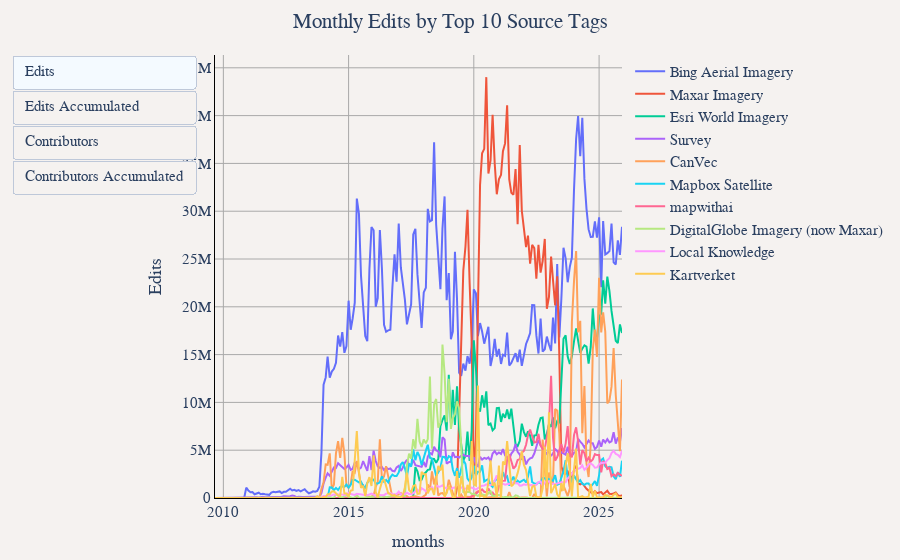

The notebook cell this image was saved under:
### Markdown cell above
## Monthly Top 10 Sources: Edits, Accumulated Edits, Contributors and Accumulated Contributors

### Code cell
# Get top 10 sources by total edits
df = duckdb.sql("""
WITH source_expanded AS (
    SELECT 
        year,
        month,
        user_name,
        edit_count,
        unnest(source) as source_tag
    FROM '../changeset_data/year=*/month=*/*.parquet'
    WHERE source IS NOT NULL
),
top_sources AS (
    SELECT source_tag
    FROM (
        SELECT
            source_tag,
            SUM(edit_count) as total_edits
        FROM source_expanded
        GROUP BY source_tag
        ORDER BY total_edits DESC
        LIMIT 10
    )
),
monthly_source_data AS (
    SELECT 
        se.year,
        se.month,
        CONCAT(se.year, '-', LPAD(CAST(se.month as VARCHAR), 2, '0')) as months,
        se.source_tag,
        COUNT(DISTINCT se.user_name) as "Contributors",
        SUM(se.edit_count) as "Edits"
    FROM source_expanded se
    WHERE se.source_tag IN (SELECT source_tag FROM top_sources)
    GROUP BY se.year, se.month, se.source_tag
)
SELECT 
    months,
    source_tag,
    "Contributors",
    "Edits",
    SUM("Contributors") OVER (PARTITION BY source_tag ORDER BY year, month) as "Contributors Accumulated",
    SUM("Edits") OVER (PARTITION BY source_tag ORDER BY year, month) as "Edits Accumulated"
FROM monthly_source_data
ORDER BY year, month, source_tag
""").df()

util.show_figure(
    [
        util.FigureConfig(
            title="Monthly Edits by Top 10 Source Tags",
            label="Edits",
            x_col="months",
            y_col="Edits",
            group_col="source_tag",
            query_or_df=df,
        ),
        util.FigureConfig(
            title="Accumulated Edits by Top 10 Source Tags",
            label="Edits Accumulated",
            x_col="months",
            y_col="Edits Accumulated",
            group_col="source_tag",
            query_or_df=df,
        ),
        util.FigureConfig(
            title="Monthly Contributors by Top 10 Source Tags",
            label="Contributors",
            x_col="months",
            y_col="Contributors",
            group_col="source_tag",
            query_or_df=df,
        ),
        util.FigureConfig(
            title="Accumulated Contributors by Top 10 Source Tags",
            label="Contributors Accumulated",
            x_col="months",
            y_col="Contributors Accumulated",
            group_col="source_tag",
            query_or_df=df,
        ),
    ]
)

### Figure 1 — Plotly figure (JSON) as saved in the notebook; plotly's stock layout.template omitted (floating-point values rounded to 4 significant figures; data arrays with more than 128 entries replaced by an {"elided": "..."} marker saying what was removed)
{"data": [{"hovertemplate": "Bing Aerial Imagery<br>%{x}<br>%{y:,} Edits<extra></extra>", "name": "Bing Aerial Imagery", "type": "scatter", "visible": true, "x": {"elided": "196 str values"}, "y": {"elided": "196 float values"}}, {"hovertemplate": "Maxar Imagery<br>%{x}<br>%{y:,} Edits<extra></extra>", "name": "Maxar Imagery", "type": "scatter", "visible": true, "x": {"elided": "196 str values"}, "y": {"elided": "196 float values"}}, {"hovertemplate": "Esri World Imagery<br>%{x}<br>%{y:,} Edits<extra></extra>", "name": "Esri World Imagery", "type": "scatter", "visible": true, "x": {"elided": "196 str values"}, "y": {"elided": "196 float values"}}, {"hovertemplate": "Survey<br>%{x}<br>%{y:,} Edits<extra></extra>", "name": "Survey", "type": "scatter", "visible": true, "x": {"elided": "196 str values"}, "y": {"elided": "196 float values"}}, {"hovertemplate": "CanVec<br>%{x}<br>%{y:,} Edits<extra></extra>", "name": "CanVec", "type": "scatter", "visible": true, "x": {"elided": "196 str values"}, "y": {"elided": "196 float values"}}, {"hovertemplate": "Mapbox Satellite<br>%{x}<br>%{y:,} Edits<extra></extra>", "name": "Mapbox Satellite", "type": "scatter", "visible": true, "x": {"elided": "196 str values"}, "y": {"elided": "196 float values"}}, {"hovertemplate": "mapwithai<br>%{x}<br>%{y:,} Edits<extra></extra>", "name": "mapwithai", "type": "scatter", "visible": true, "x": {"elided": "196 str values"}, "y": {"elided": "196 float values"}}, {"hovertemplate": "DigitalGlobe Imagery (now Maxar)<br>%{x}<br>%{y:,} Edits<extra></extra>", "name": "DigitalGlobe Imagery (now Maxar)", "type": "scatter", "visible": true, "x": {"elided": "196 str values"}, "y": {"elided": "196 float values"}}, {"hovertemplate": "Local Knowledge<br>%{x}<br>%{y:,} Edits<extra></extra>", "name": "Local Knowledge", "type": "scatter", "visible": true, "x": {"elided": "196 str values"}, "y": {"elided": "196 float values"}}, {"hovertemplate": "Kartverket<br>%{x}<br>%{y:,} Edits<extra></extra>", "name": "Kartverket", "type": "scatter", "visible": true, "x": {"elided": "196 str values"}, "y": {"elided": "196 float values"}}, {"hovertemplate": "Bing Aerial Imagery<br>%{x}<br>%{y:,} Edits Accumulated<extra></extra>", "name": "Bing Aerial Imagery", "type": "scatter", "visible": false, "x": {"elided": "196 str values"}, "y": {"elided": "196 float values"}}, {"hovertemplate": "Maxar Imagery<br>%{x}<br>%{y:,} Edits Accumulated<extra></extra>", "name": "Maxar Imagery", "type": "scatter", "visible": false, "x": {"elided": "196 str values"}, "y": {"elided": "196 float values"}}, {"hovertemplate": "Esri World Imagery<br>%{x}<br>%{y:,} Edits Accumulated<extra></extra>", "name": "Esri World Imagery", "type": "scatter", "visible": false, "x": {"elided": "196 str values"}, "y": {"elided": "196 float values"}}, {"hovertemplate": "Survey<br>%{x}<br>%{y:,} Edits Accumulated<extra></extra>", "name": "Survey", "type": "scatter", "visible": false, "x": {"elided": "196 str values"}, "y": {"elided": "196 float values"}}, {"hovertemplate": "CanVec<br>%{x}<br>%{y:,} Edits Accumulated<extra></extra>", "name": "CanVec", "type": "scatter", "visible": false, "x": {"elided": "196 str values"}, "y": {"elided": "196 float values"}}, {"hovertemplate": "Mapbox Satellite<br>%{x}<br>%{y:,} Edits Accumulated<extra></extra>", "name": "Mapbox Satellite", "type": "scatter", "visible": false, "x": {"elided": "196 str values"}, "y": {"elided": "196 float values"}}, {"hovertemplate": "mapwithai<br>%{x}<br>%{y:,} Edits Accumulated<extra></extra>", "name": "mapwithai", "type": "scatter", "visible": false, "x": {"elided": "196 str values"}, "y": {"elided": "196 float values"}}, {"hovertemplate": "DigitalGlobe Imagery (now Maxar)<br>%{x}<br>%{y:,} Edits Accumulated<extra></extra>", "name": "DigitalGlobe Imagery (now Maxar)", "type": "scatter", "visible": false, "x": {"elided": "196 str values"}, "y": {"elided": "196 float values"}}, {"hovertemplate": "Local Knowledge<br>%{x}<br>%{y:,} Edits Accumulated<extra></extra>", "name": "Local Knowledge", "type": "scatter", "visible": false, "x": {"elided": "196 str values"}, "y": {"elided": "196 float values"}}, {"hovertemplate": "Kartverket<br>%{x}<br>%{y:,} Edits Accumulated<extra></extra>", "name": "Kartverket", "type": "scatter", "visible": false, "x": {"elided": "196 str values"}, "y": {"elided": "196 float values"}}, {"hovertemplate": "Bing Aerial Imagery<br>%{x}<br>%{y:,} Contributors<extra></extra>", "name": "Bing Aerial Imagery", "type": "scatter", "visible": false, "x": {"elided": "196 str values"}, "y": {"elided": "196 int values"}}, {"hovertemplate": "Maxar Imagery<br>%{x}<br>%{y:,} Contributors<extra></extra>", "name": "Maxar Imagery", "type": "scatter", "visible": false, "x": {"elided": "196 str values"}, "y": {"elided": "196 int values"}}, {"hovertemplate": "Esri World Imagery<br>%{x}<br>%{y:,} Contributors<extra></extra>", "name": "Esri World Imagery", "type": "scatter", "visible": false, "x": {"elided": "196 str values"}, "y": {"elided": "196 int values"}}, {"hovertemplate": "Survey<br>%{x}<br>%{y:,} Contributors<extra></extra>", "name": "Survey", "type": "scatter", "visible": false, "x": {"elided": "196 str values"}, "y": {"elided": "196 int values"}}, {"hovertemplate": "CanVec<br>%{x}<br>%{y:,} Contributors<extra></extra>", "name": "CanVec", "type": "scatter", "visible": false, "x": {"elided": "196 str values"}, "y": {"elided": "196 int values"}}, {"hovertemplate": "Mapbox Satellite<br>%{x}<br>%{y:,} Contributors<extra></extra>", "name": "Mapbox Satellite", "type": "scatter", "visible": false, "x": {"elided": "196 str values"}, "y": {"elided": "196 int values"}}, {"hovertemplate": "mapwithai<br>%{x}<br>%{y:,} Contributors<extra></extra>", "name": "mapwithai", "type": "scatter", "visible": false, "x": {"elided": "196 str values"}, "y": {"elided": "196 int values"}}, {"hovertemplate": "DigitalGlobe Imagery (now Maxar)<br>%{x}<br>%{y:,} Contributors<extra></extra>", "name": "DigitalGlobe Imagery (now Maxar)", "type": "scatter", "visible": false, "x": {"elided": "196 str values"}, "y": {"elided": "196 int values"}}, {"hovertemplate": "Local Knowledge<br>%{x}<br>%{y:,} Contributors<extra></extra>", "name": "Local Knowledge", "type": "scatter", "visible": false, "x": {"elided": "196 str values"}, "y": {"elided": "196 int values"}}, {"hovertemplate": "Kartverket<br>%{x}<br>%{y:,} Contributors<extra></extra>", "name": "Kartverket", "type": "scatter", "visible": false, "x": {"elided": "196 str values"}, "y": {"elided": "196 int values"}}, {"hovertemplate": "Bing Aerial Imagery<br>%{x}<br>%{y:,} Contributors Accumulated<extra></extra>", "name": "Bing Aerial Imagery", "type": "scatter", "visible": false, "x": {"elided": "196 str values"}, "y": {"elided": "196 float values"}}, {"hovertemplate": "Maxar Imagery<br>%{x}<br>%{y:,} Contributors Accumulated<extra></extra>", "name": "Maxar Imagery", "type": "scatter", "visible": false, "x": {"elided": "196 str values"}, "y": {"elided": "196 float values"}}, {"hovertemplate": "Esri World Imagery<br>%{x}<br>%{y:,} Contributors Accumulated<extra></extra>", "name": "Esri World Imagery", "type": "scatter", "visible": false, "x": {"elided": "196 str values"}, "y": {"elided": "196 float values"}}, {"hovertemplate": "Survey<br>%{x}<br>%{y:,} Contributors Accumulated<extra></extra>", "name": "Survey", "type": "scatter", "visible": false, "x": {"elided": "196 str values"}, "y": {"elided": "196 float values"}}, {"hovertemplate": "CanVec<br>%{x}<br>%{y:,} Contributors Accumulated<extra></extra>", "name": "CanVec", "type": "scatter", "visible": false, "x": {"elided": "196 str values"}, "y": {"elided": "196 float values"}}, {"hovertemplate": "Mapbox Satellite<br>%{x}<br>%{y:,} Contributors Accumulated<extra></extra>", "name": "Mapbox Satellite", "type": "scatter", "visible": false, "x": {"elided": "196 str values"}, "y": {"elided": "196 float values"}}, {"hovertemplate": "mapwithai<br>%{x}<br>%{y:,} Contributors Accumulated<extra></extra>", "name": "mapwithai", "type": "scatter", "visible": false, "x": {"elided": "196 str values"}, "y": {"elided": "196 float values"}}, {"hovertemplate": "DigitalGlobe Imagery (now Maxar)<br>%{x}<br>%{y:,} Contributors Accumulated<extra></extra>", "name": "DigitalGlobe Imagery (now Maxar)", "type": "scatter", "visible": false, "x": {"elided": "196 str values"}, "y": {"elided": "196 float values"}}, {"hovertemplate": "Local Knowledge<br>%{x}<br>%{y:,} Contributors Accumulated<extra></extra>", "name": "Local Knowledge", "type": "scatter", "visible": false, "x": {"elided": "196 str values"}, "y": {"elided": "196 float values"}}, {"hovertemplate": "Kartverket<br>%{x}<br>%{y:,} Contributors Accumulated<extra></extra>", "name": "Kartverket", "type": "scatter", "visible": false, "x": {"elided": "196 str values"}, "y": {"elided": "196 float values"}}], "layout": {"barmode": "stack", "font": {"family": "Times", "size": 15}, "margin": {"b": 55, "l": 55, "r": 55, "t": 55}, "paper_bgcolor": "#f5f2f0", "plot_bgcolor": "#f5f2f0", "title": {"text": "Monthly Edits by Top 10 Source Tags", "x": 0.5}, "updatemenus": [{"buttons": [{"args": [{"visible": [true, true, true, true, true, true, true, true, true, true, false, false, false, false, false, false, false, false, false, false, false, false, false, false, false, false, false, false, false, false, false, false, false, false, false, false, false, false, false, false]}, {"title.text": "Monthly Edits by Top 10 Source Tags", "xaxis.title.text": "months", "yaxis.title.text": "Edits"}], "label": "Edits", "method": "update"}, {"args": [{"visible": [false, false, false, false, false, false, false, false, false, false, true, true, true, true, true, true, true, true, true, true, false, false, false, false, false, false, false, false, false, false, false, false, false, false, false, false, false, false, false, false]}, {"title.text": "Accumulated Edits by Top 10 Source Tags", "xaxis.title.text": "months", "yaxis.title.text": "Edits Accumulated"}], "label": "Edits Accumulated", "method": "update"}, {"args": [{"visible": [false, false, false, false, false, false, false, false, false, false, false, false, false, false, false, false, false, false, false, false, true, true, true, true, true, true, true, true, true, true, false, false, false, false, false, false, false, false, false, false]}, {"title.text": "Monthly Contributors by Top 10 Source Tags", "xaxis.title.text": "months", "yaxis.title.text": "Contributors"}], "label": "Contributors", "method": "update"}, {"args": [{"visible": [false, false, false, false, false, false, false, false, false, false, false, false, false, false, false, false, false, false, false, false, false, false, false, false, false, false, false, false, false, false, true, true, true, true, true, true, true, true, true, true]}, {"title.text": "Accumulated Contributors by Top 10 Source Tags", "xaxis.title.text": "months", "yaxis.title.text": "Contributors Accumulated"}], "label": "Contributors Accumulated", "method": "update"}], "type": "buttons"}], "xaxis": {"gridcolor": "darkgray", "linecolor": "black", "showgrid": true, "tickcolor": "black", "title": {"text": "months"}, "zerolinecolor": "darkgray"}, "yaxis": {"gridcolor": "darkgray", "linecolor": "black", "rangemode": "tozero", "showgrid": true, "tickcolor": "black", "title": {"text": "Edits"}, "zerolinecolor": "darkgray"}}}
